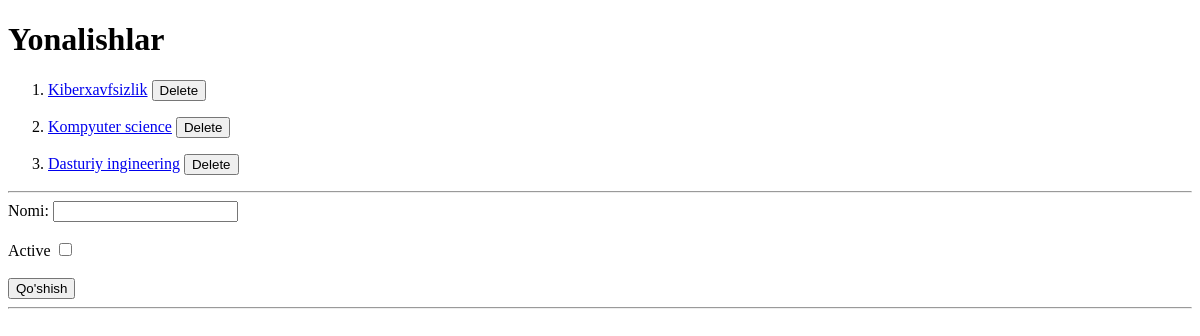
The page /yonalish/ on the database as committed earlier.
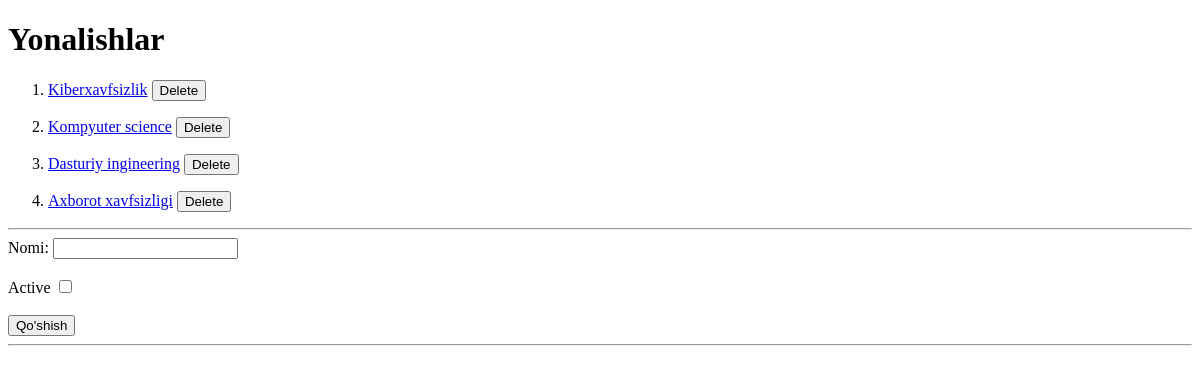
The same page on the database as committed later.
### main/models.py (models this page shows, shortened)
class Yonalish(models.Model):
    nom = models.CharField(max_length=255)
    active = models.BooleanField(default=True)
    class Meta:
        verbose_name = 'Yonalish'
        verbose_name_plural = 'Yonalishlar'

### main/views.py (the view)
# urls.py: path('yonalish/', yonalish_view),
def yonalish_view(request):
    if request.method == 'POST':
        Yonalish.objects.create(
            nom = request.POST.get('nom'),
            active = request.POST.get('active') if request.POST.get('active') else 1,
        )
        return redirect('/yonalish/')
    yonalishlar = Yonalish.objects.all()
    context = {
        "yonalishlar":yonalishlar,
    }
    return render(request,"yonalish.html", context)

### templates/yonalish.html (shortened to what this page needs)
<!DOCTYPE html>
<html lang="en">
<head>
</head>
<body>
<h1>Yonalishlar</h1>
<ol>
  {% for yonalish in yonalishlar %}
  <li>
    <p>
      <a href="/yonalish/{{yonalish.id}}/">{{yonalish.nom}}</a>
       <a href="/yonalish/{{yonalish.id}}/delete/confirm/"><button>Delete</button></a>
    </p>
      </li>
  {% endfor %}
</ol>
<hr>
<form method="post">
    <label for="name">Nomi:</label>
    <input type="text" name="nom" id="name" required>
    <br><br>
    <label for="as">Active</label>
    <input type="checkbox" name="active" id="as" value="1">
    <br><br>
    <button>Qo'shish</button>
</form>
<hr>
</body>
</html>

Rows that differ between the two databases and show on the page:
added Yonalish: nom "Axborot xavfsizligi"
